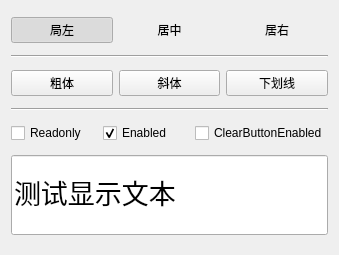
<?xml version="1.0" encoding="UTF-8"?>
<ui version="4.0">
 <class>Widget</class>
 <widget class="QWidget" name="Widget">
  <property name="geometry">
   <rect>
    <x>0</x>
    <y>0</y>
    <width>339</width>
    <height>255</height>
   </rect>
  </property>
  <property name="font">
   <font>
    <weight>50</weight>
    <bold>false</bold>
   </font>
  </property>
  <property name="windowTitle">
   <string>Demo3_2,按钮的使用</string>
  </property>
  <layout class="QVBoxLayout" name="verticalLayout">
   <item>
    <layout class="QHBoxLayout" name="horizontalLayout">
     <item>
      <widget class="QPushButton" name="btnAlign_Left">
       <property name="enabled">
        <bool>true</bool>
       </property>
       <property name="text">
        <string>局左</string>
       </property>
       <property name="icon">
        <iconset resource="../Resource/res.qrc">
         <normaloff>:/icons/images/508.bmp</normaloff>:/icons/images/508.bmp</iconset>
       </property>
       <property name="checkable">
        <bool>true</bool>
       </property>
       <property name="checked">
        <bool>true</bool>
       </property>
       <property name="autoExclusive">
        <bool>true</bool>
       </property>
       <property name="autoDefault">
        <bool>false</bool>
       </property>
       <property name="default">
        <bool>false</bool>
       </property>
       <property name="flat">
        <bool>true</bool>
       </property>
      </widget>
     </item>
     <item>
      <widget class="QPushButton" name="btnAlign_Center">
       <property name="enabled">
        <bool>true</bool>
       </property>
       <property name="text">
        <string>居中</string>
       </property>
       <property name="icon">
        <iconset resource="../Resource/res.qrc">
         <normaloff>:/icons/images/510.bmp</normaloff>:/icons/images/510.bmp</iconset>
       </property>
       <property name="checkable">
        <bool>true</bool>
       </property>
       <property name="autoExclusive">
        <bool>true</bool>
       </property>
       <property name="autoDefault">
        <bool>false</bool>
       </property>
       <property name="default">
        <bool>false</bool>
       </property>
       <property name="flat">
        <bool>true</bool>
       </property>
      </widget>
     </item>
     <item>
      <widget class="QPushButton" name="btnAlign_Right">
       <property name="enabled">
        <bool>true</bool>
       </property>
       <property name="text">
        <string>居右</string>
       </property>
       <property name="icon">
        <iconset resource="../Resource/res.qrc">
         <normaloff>:/icons/images/512.bmp</normaloff>:/icons/images/512.bmp</iconset>
       </property>
       <property name="checkable">
        <bool>true</bool>
       </property>
       <property name="autoExclusive">
        <bool>true</bool>
       </property>
       <property name="autoDefault">
        <bool>false</bool>
       </property>
       <property name="default">
        <bool>false</bool>
       </property>
       <property name="flat">
        <bool>true</bool>
       </property>
      </widget>
     </item>
    </layout>
   </item>
   <item>
    <widget class="Line" name="line">
     <property name="orientation">
      <enum>Qt::Horizontal</enum>
     </property>
    </widget>
   </item>
   <item>
    <layout class="QHBoxLayout" name="horizontalLayout_2">
     <item>
      <widget class="QPushButton" name="btnFont_Bold">
       <property name="text">
        <string>粗体</string>
       </property>
       <property name="icon">
        <iconset resource="../Resource/res.qrc">
         <normaloff>:/icons/images/500.bmp</normaloff>:/icons/images/500.bmp</iconset>
       </property>
       <property name="checkable">
        <bool>true</bool>
       </property>
      </widget>
     </item>
     <item>
      <widget class="QPushButton" name="btnFont_Italic">
       <property name="text">
        <string>斜体</string>
       </property>
       <property name="icon">
        <iconset resource="../Resource/res.qrc">
         <normaloff>:/icons/images/502.bmp</normaloff>:/icons/images/502.bmp</iconset>
       </property>
       <property name="checkable">
        <bool>true</bool>
       </property>
      </widget>
     </item>
     <item>
      <widget class="QPushButton" name="btnFont_UnderLine">
       <property name="text">
        <string>下划线</string>
       </property>
       <property name="icon">
        <iconset resource="../Resource/res.qrc">
         <normaloff>:/icons/images/504.bmp</normaloff>:/icons/images/504.bmp</iconset>
       </property>
       <property name="checkable">
        <bool>true</bool>
       </property>
      </widget>
     </item>
    </layout>
   </item>
   <item>
    <widget class="Line" name="line_2">
     <property name="orientation">
      <enum>Qt::Horizontal</enum>
     </property>
    </widget>
   </item>
   <item>
    <layout class="QHBoxLayout" name="horizontalLayout_3">
     <item>
      <widget class="QCheckBox" name="chkBox_Readonly">
       <property name="text">
        <string>Readonly</string>
       </property>
      </widget>
     </item>
     <item>
      <widget class="QCheckBox" name="checkBox_Enabled">
       <property name="text">
        <string>Enabled</string>
       </property>
       <property name="checked">
        <bool>true</bool>
       </property>
      </widget>
     </item>
     <item>
      <widget class="QCheckBox" name="check_ClearButton">
       <property name="text">
        <string>ClearButtonEnabled</string>
       </property>
      </widget>
     </item>
    </layout>
   </item>
   <item>
    <widget class="QLineEdit" name="editInput">
     <property name="minimumSize">
      <size>
       <width>0</width>
       <height>80</height>
      </size>
     </property>
     <property name="font">
      <font>
       <family>微软雅黑</family>
       <pointsize>20</pointsize>
       <weight>50</weight>
       <bold>false</bold>
      </font>
     </property>
     <property name="text">
      <string>测试显示文本</string>
     </property>
     <property name="alignment">
      <set>Qt::AlignLeading|Qt::AlignLeft|Qt::AlignVCenter</set>
     </property>
    </widget>
   </item>
  </layout>
 </widget>
 <tabstops>
  <tabstop>btnAlign_Left</tabstop>
  <tabstop>btnAlign_Center</tabstop>
  <tabstop>btnAlign_Right</tabstop>
  <tabstop>btnFont_Bold</tabstop>
  <tabstop>btnFont_Italic</tabstop>
  <tabstop>btnFont_UnderLine</tabstop>
  <tabstop>chkBox_Readonly</tabstop>
  <tabstop>checkBox_Enabled</tabstop>
  <tabstop>check_ClearButton</tabstop>
  <tabstop>editInput</tabstop>
 </tabstops>
 <resources>
  <include location="../Resource/res.qrc"/>
 </resources>
 <connections/>
</ui>
